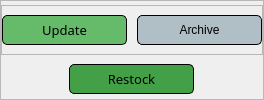
                 <widget class="QFrame" name="frame_22">
                  <property name="frameShape">
                   <enum>QFrame::StyledPanel</enum>
                  </property>
                  <property name="frameShadow">
                   <enum>QFrame::Raised</enum>
                  </property>
                  <layout class="QVBoxLayout" name="verticalLayout_4">
                   <property name="spacing">
                    <number>5</number>
                   </property>
                   <property name="leftMargin">
                    <number>0</number>
                   </property>
                   <property name="topMargin">
                    <number>0</number>
                   </property>
                   <property name="rightMargin">
                    <number>0</number>
                   </property>
                   <property name="bottomMargin">
                    <number>0</number>
                   </property>
                   <item>
                    <widget class="QFrame" name="frame_11">
                     <property name="maximumSize">
                      <size>
                       <width>16777215</width>
                       <height>50</height>
                      </size>
                     </property>
                     <property name="frameShape">
                      <enum>QFrame::StyledPanel</enum>
                     </property>
                     <property name="frameShadow">
                      <enum>QFrame::Raised</enum>
                     </property>
                     <layout class="QHBoxLayout" name="horizontalLayout_5">
                      <property name="spacing">
                       <number>10</number>
                      </property>
                      <property name="leftMargin">
                       <number>0</number>
                      </property>
                      <property name="topMargin">
                       <number>0</number>
                      </property>
                      <property name="rightMargin">
                       <number>0</number>
                      </property>
                      <property name="bottomMargin">
                       <number>0</number>
                      </property>
                      <item>
                       <widget class="QPushButton" name="editProduct_pushButton">
                        <property name="minimumSize">
                         <size>
                          <width>125</width>
                          <height>30</height>
                         </size>
                        </property>
                        <property name="maximumSize">
                         <size>
                          <width>150</width>
                          <height>30</height>
                         </size>
                        </property>
                        <property name="font">
                         <font>
                          <family>Noto Sans Black</family>
                          <pointsize>10</pointsize>
                          <weight>10</weight>
                          <italic>false</italic>
                          <bold>false</bold>
                         </font>
                        </property>
                        <property name="cursor">
                         <cursorShape>PointingHandCursor</cursorShape>
                        </property>
                        <property name="styleSheet">
                         <string notr="true">#editProduct_pushButton{
background-color: #66BB6A;
border: 1px solid #000;
border-radius: 5px;
padding: 5px;
font: 87 10pt &quot;Noto Sans Black&quot;;
color: #000;
}</string>
                        </property>
                        <property name="text">
                         <string>Update</string>
                        </property>
                       </widget>
                      </item>
                      <item>
                       <widget class="QPushButton" name="archive_pushButton">
                        <property name="minimumSize">
                         <size>
                          <width>125</width>
                          <height>30</height>
                         </size>
                        </property>
                        <property name="maximumSize">
                         <size>
                          <width>150</width>
                          <height>30</height>
                         </size>
                        </property>
                        <property name="styleSheet">
                         <string notr="true">#archive_pushButton{
background-color: #B0BEC5;
color: #000;
border: 1px solid #000;
border-radius: 5px;
padding: 5px;
font: 87 10pt &quot;Noto Sans Black&quot;;
}</string>
                        </property>
                        <property name="text">
                         <string>Archive</string>
                        </property>
                       </widget>
                      </item>
                     </layout>
                    </widget>
                   </item>
                   <item alignment="Qt::AlignHCenter">
                    <widget class="QPushButton" name="restock_pushButton">
                     <property name="minimumSize">
                      <size>
                       <width>125</width>
                       <height>0</height>
                      </size>
                     </property>
                     <property name="maximumSize">
                      <size>
                       <width>150</width>
                       <height>16777215</height>
                      </size>
                     </property>
                     <property name="font">
                      <font>
                       <family>Noto Sans Black</family>
                       <pointsize>10</pointsize>
                       <weight>10</weight>
                       <italic>false</italic>
                       <bold>false</bold>
                      </font>
                     </property>
                     <property name="cursor">
                      <cursorShape>PointingHandCursor</cursorShape>
                     </property>
                     <property name="styleSheet">
                      <string notr="true">#restock_pushButton{
background-color: #43A047;
border: 1px solid #000;
border-radius: 5px;
padding: 5px;
font: 87 10pt &quot;Noto Sans Black&quot;;
color: #000;
}</string>
                     </property>
                     <property name="text">
                      <string>Restock</string>
                     </property>
                    </widget>
                   </item>
                  </layout>
                 </widget>
